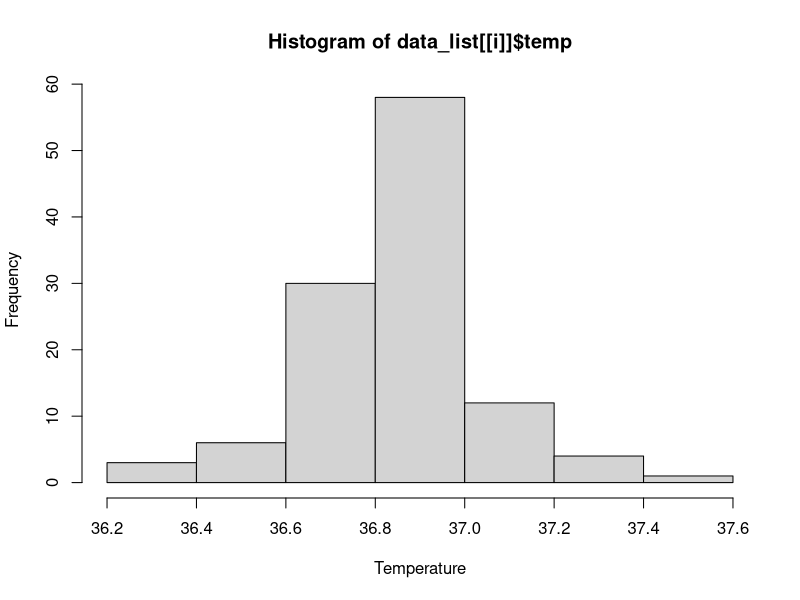
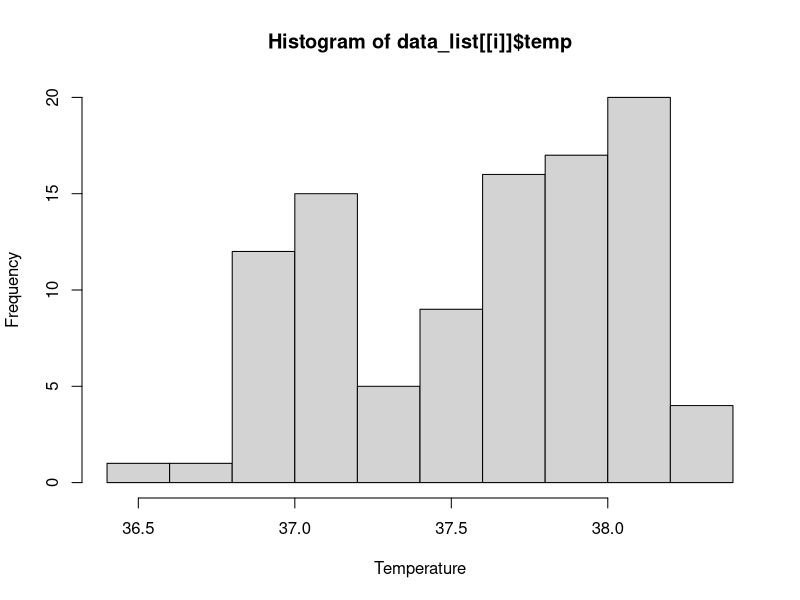

These figures' R source, in order:
# vectorization
vec_a <- c(1, 3, 5)
vec_a + 2

# loop notation
output <- c()
for (i in vec_a) {
  output <- c(output, i + 2)
}
output



# create vector berries
berries <- c("thimble", "salmon", "salal")
# step through each value in berries with the for loop
for (i in berries) {
  print(paste(i, "berry"))
}



# Are both options A and B valid ways of writing a for loop?
# Option A
for (fruit in berries) {
  print(fruit)
}

# Option B
for (item in berries) {
  print(item)
}

# create vector with 3 random numbers between 1 and 500
greater_than_100 <- c(99, 2, 400)

for (number in greater_than_100) {
  print(number)
  if (number > 100) {
    print("yes")
  } else {
    print("no")
  }
}

data_2023 <- data.frame(
  site = c("A", "B", "C"),
  rainfall = c(101, 42, 84)
)

data_2024 <- data.frame(
  site = c("A", "B", "C"),
  rainfall = c(10, 60, 30)
)

data_2025 <- data.frame(
  site = c("A", "B", "C"),
  rainfall = c(80, 66, 72)
)

survey_results <- list(data_2023, data_2024, data_2025)

mean_rainfall <- c()
for (df in survey_results) {
  calc <- mean(df$rainfall)
  mean_rainfall <- c(mean_rainfall, calc)
}

mean_rainfall

# rolling a six sided dice 10 times
n_simulations <- 10
dice <- 1:6

rolls <- c()
for (i in 1:n_simulations) {
  roll <- sample(dice, 1)
  rolls <- c(rolls, roll)
}
rolls

data_list <- list(beaver1, beaver2)

for (i in seq_along(data_list)) {
  # create dynamic file name
  file_name <- paste0("histogram_plot_", i, ".png")
  # open device
  png(file_name, width = 700, height = 500)
  # create plot
  hist(
    data_list[[i]]$temp,
    xlab = "Temperature",
  )
  # close device
  dev.off()
}

# Write a for loop that loops through the four data frames and does a linear regression on the log length vs log
# weight and saves the output in a list. Then use another loop to print out the intercept for each model.
# The function for linear regression is lm() and uses the notation of lm(y ~ x) to represent the model being fit.

data_2022 <- data.frame(
  fish_id = c("A", "B", "C"),
  length = c(92, 47, 80),
  weight = c(8, 12, 19)
)

data_2023 <- data.frame(
  fish_id = c("A", "B", "C"),
  length = c(101, 42, 84),
  weight = c(10, 15, 20)
)

data_2024 <- data.frame(
  fish_id = c("A", "B", "C"),
  length = c(102, 45, 90),
  weight = c(8, 16, 22)
)

data_2025 <- data.frame(
  fish_id = c("A", "B", "C"),
  length = c(110, 50, 95),
  weight = c(15, 20, 27)
)

# Question 1: This for loop prints out the first names in the list names.
# Change the for loop so it prints the last names that were recorded.
names <- list(
  first = c("Ayla", "Bev", "Bron", "Kelly", "Alan"),
  last = c("Pearson", "Pearson", "Cowpar")
)

for (name in names$first) {
  print(name)
}

# Question 2: Loop through the vector of values and add 2 to each value and output the result.
vector_values <- c(2, 4, -1, -7, 3, 10, -2)

# write the body of the for loop
for (i in vector_values) {

}

# Question 3
# Write a for loop that loops through a vector and saves values that are greater than 100.
test_greater_100 <- c(1, 100, 150, 47, 52, 200)


# Question 4
# Write a for loop that loops through the data frames and does a linear regression on the time vs height and saves the output in a list. Then use another loop to print out the R squared value for each model.

plant_1 <- data.frame(
  time = c(1, 3, 5),
  height = c(8, 12, 19)
)

plant_2 <- data.frame(
  time = c(1, 3, 5),
  height = c(10, 18, 20)
)

plant_3 <- data.frame(
  time = c(1, 3, 5),
  height = c(8, 16, 22)
)
